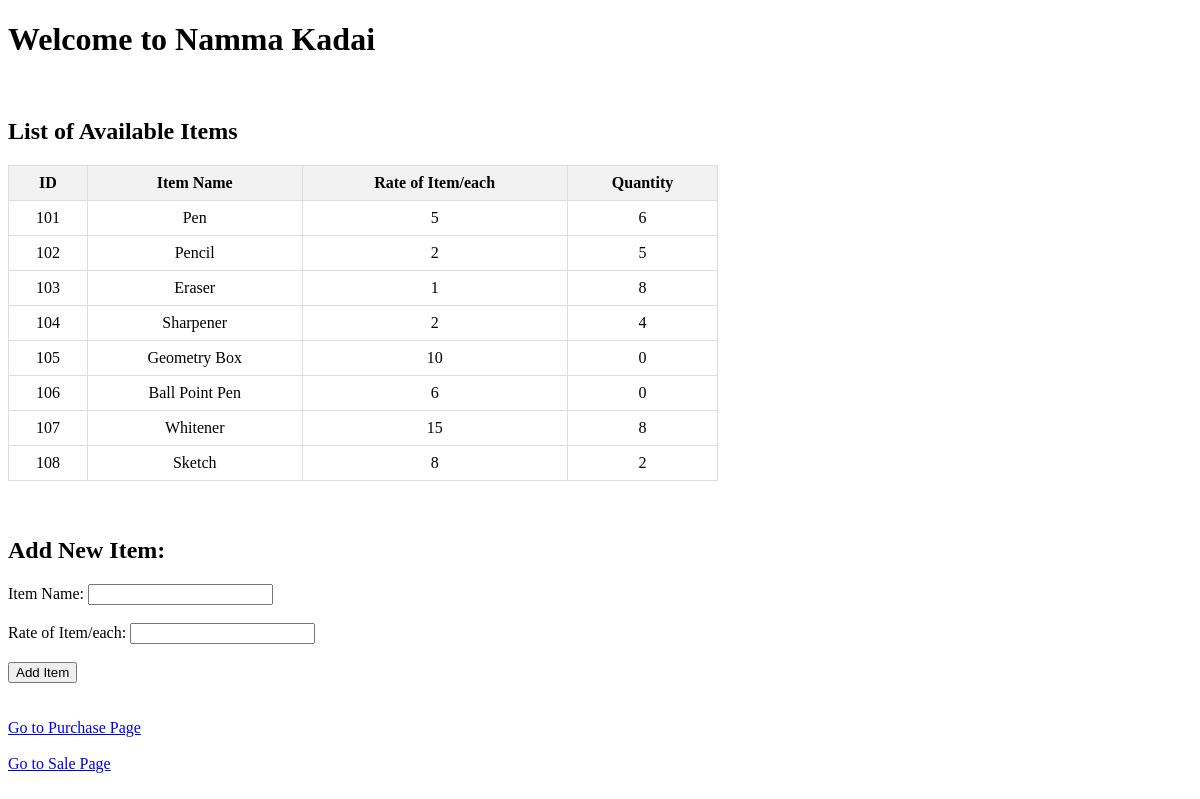
The page / on the database its author committed.
### app.py (models this page shows, shortened)
class Item(db.Model):
    id = db.Column(db.Integer, primary_key=True, autoincrement=True)
    name = db.Column(db.String(100), nullable=False)
    rate = db.Column(db.Float, nullable=False)
    quantity = db.Column(db.Integer, nullable=False, default=0)

### app.py (the view)
@app.route('/')
def index():
    message = session.pop('message', None) # Display message only once
    items = Item.query.all()
    return render_template('index.html', items=items, message=message)

### templates/index.html (shortened to what this page needs)
<!DOCTYPE html>
<html lang="en">
<head>
    <link rel="stylesheet" href="{{ url_for('static', filename='styles.css' )}}" >
</head>
<body>
    <h1>Welcome to Namma Kadai</h1><br>
    <h2>List of Available Items</h2>
    <table>
        <thead>
            <tr>
                <th>ID</th>
                <th>Item Name</th>
                <th>Rate of Item/each</th>
                <th>Quantity</th>
            </tr>
        </thead>
        <tbody>
            {% for item in items %}
            <tr>
                <td>{{ item.id }}</td>
                <td>{{ item.name }}</td>
                <td>{{ item.rate }}</td>
                <td>{{ item.quantity }}</td>
            </tr>
            {% endfor %}
        </tbody>
    </table><br><br>
    <h2>Add New Item:</h2>
    <form action="/add_item" method="post">
        <label for="name">Item Name:</label>
        <input type="text" id="name" name="name" required>
        <br><br>
        <label for="rate">Rate of Item/each:</label>
        <input type="number" id="rate" name="rate" min="1" required>
        <br><br>
        <button type="submit">Add Item</button>
    </form><br><br>
    <a href="/purchase">Go to Purchase Page</a><br><br>
    <a href="/sale">Go to Sale Page</a>
</body>
</html>

### static/styles.css (style rules this page uses)
table { border-collapse: collapse; width: 60%; }
th, td { border: 1px solid #dddddd; text-align: center; padding: 8px; }
th { background-color: #f2f2f2; }
body { font-family: Cambria, Cochin, Georgia, Times, 'Times New Roman', serif; }

### rows shown on the page
Item: id "101", name "Pen", rate "5", quantity "6"
Item: id "102", name "Pencil", rate "2", quantity "5"
Item: id "103", name "Eraser", rate "1", quantity "8"
Item: id "104", name "Sharpener", rate "2", quantity "4"
Item: id "105", name "Geometry Box", rate "10", quantity "0"
Item: id "106", name "Ball Point Pen", rate "6", quantity "0"
Item: id "107", name "Whitener", rate "15", quantity "8"
Item: id "108", name "Sketch", rate "8", quantity "2"
